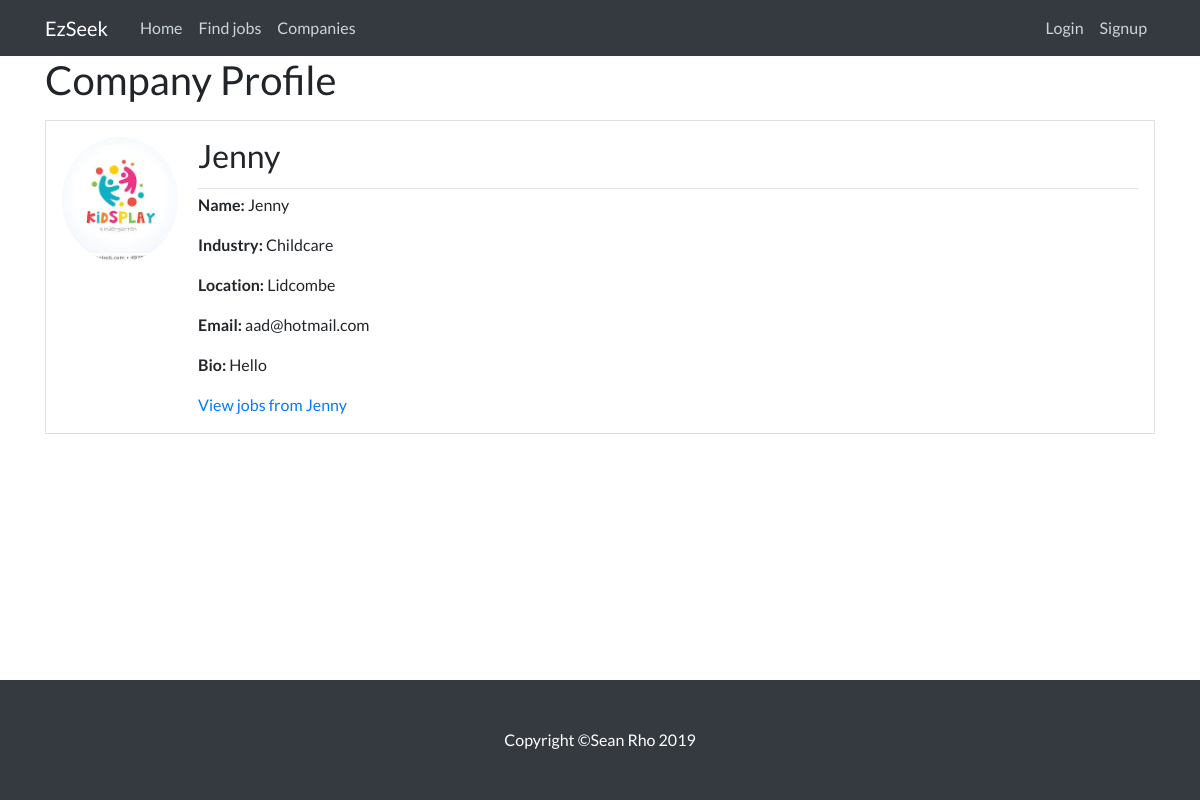
/company/22, run on the app's committed database.
### RS/models.py (models this page shows, shortened)
class Company(models.Model):
    user = models.OneToOneField(User, on_delete=models.CASCADE) # ONE TO ONE FIELD IS IMPORTANT
    name = models.CharField(max_length=50, default = 'null')
    bio = models.TextField(max_length=500, blank=True)
    location = models.CharField(max_length=30, blank=True)
    industry = models.CharField(max_length=30, blank=True)

class Profile(models.Model):
    user = models.OneToOneField(User, on_delete=models.CASCADE)
    image = models.ImageField(default='default.jpg', upload_to='profile_pics')

### RS/views.py (the view)
# urls.py: path('company/<int:pk>', CompanyDetailView.as_view(), name='companyDetail'),
class CompanyDetailView(DetailView):
    model = Company
    template_name = 'companyDetail.html'

### RS/templates/companyDetail.html
{% extends "base.html" %}
{% block content %}
  <h1 class="mb-3">Company Profile</h1>
    <div>
     <div class="media border p-3 mb-2">
      <img class="rounded-circle account-img" src="{{ object.user.profile.image.url }}">
       <div class="card h-100 w-100 border-0">
        <div class="article-metadata">
         <h2 class="card-title">
          {{ object.user.username }}
         </h2>
        </div>
          <p class="article-content"><b class="font-weight-bold">Name: </b>{{ company.name }}</p>
          <p class="article-content"><b class="font-weight-bold">Industry: </b>{{ company.industry }}</p>
          <p class="article-content"><b class="font-weight-bold">Location: </b>{{ company.location }}</p>
          <p class="article-content"><b class="font-weight-bold">Email: </b>{{ object.user.email }}</p>
          <p class="article-content"><b class="font-weight-bold">Bio: </b>{{ company.bio }}</p>
          <a class="mr-2" href="{% url 'userJob' object.user.username %}"> View jobs from {{ object.user.username }}</a>
       </div>
     </div>
    </div>
{% endblock content %}

### RS/static/main.css (style rules this page uses)
html { height: 100%; }
body { font-family: 'Lato', 'Helvetica Neue', Helvetica, Arial, sans-serif; padding-top: 56px; min-height: 100%; display: flex; flex-direction: column; }
h1, h2, h3, h4, h5, h6 { font-family: 'Lato', 'Helvetica Neue', Helvetica, Arial, sans-serif; }
.article-content { white-space: pre-line; }
.article-metadata { padding-bottom: 1px; margin-bottom: 4px; border-bottom: 1px solid #e3e3e3 }
.account-img { height: 125px; width: 125px; margin-right: 20px; margin-bottom: 16px; }

### data on the page
Company: user.profile.image (picture), user.username "Jenny", name "Jenny", industry "Childcare", location "Lidcombe", user.email "aad@hotmail.com", bio "Hello"
